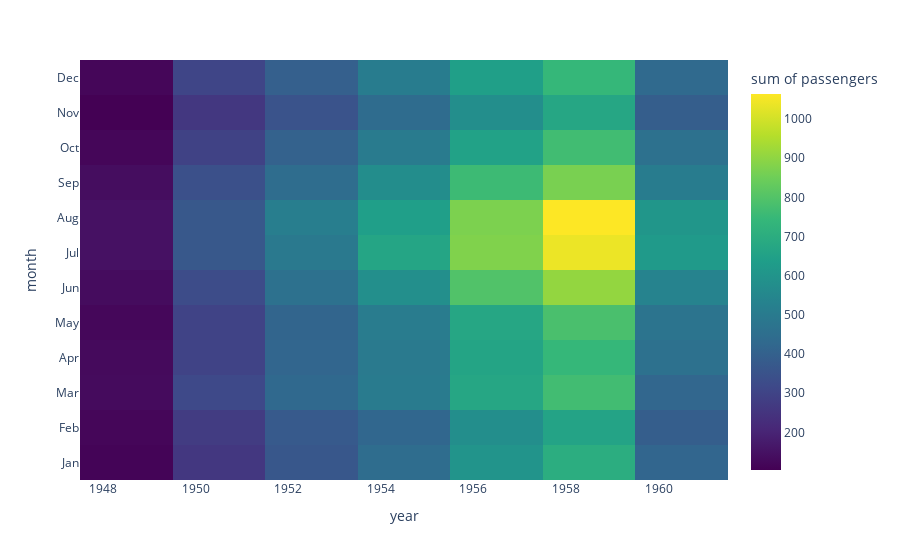
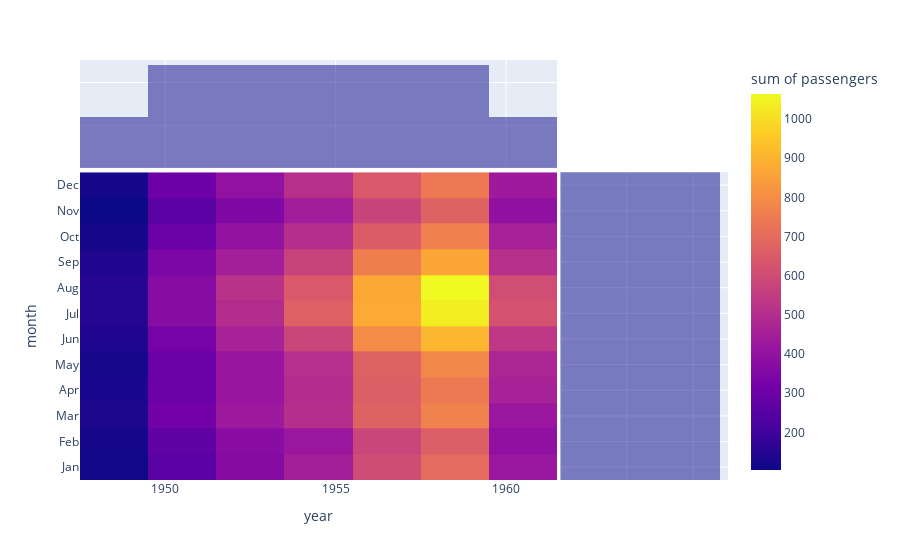

The notebook cell saved with these charts, in order:
### Code cell
# Step 5: Show the density heatmaps
basic_heatmap.show()
heatmap_with_histograms.show()

### Figure 1 — Plotly figure (JSON) as saved in the notebook; plotly's stock layout.template omitted (floating-point values rounded to 4 significant figures; data arrays with more than 128 entries replaced by an {"elided": "..."} marker saying what was removed)
{"data": [{"coloraxis": "coloraxis", "histfunc": "sum", "hovertemplate": "year=%{x}<br>month=%{y}<br>sum of passengers=%{z}<extra></extra>", "name": "", "type": "histogram2d", "x": {"elided": "144 int values"}, "xaxis": "x", "xbingroup": "x", "y": {"elided": "144 str values"}, "yaxis": "y", "ybingroup": "y", "z": {"elided": "144 int values"}}], "layout": {"coloraxis": {"colorbar": {"title": {"text": "sum of passengers"}}, "colorscale": [[0, "#440154"], [0.1111, "#482878"], [0.2222, "#3e4989"], [0.3333, "#31688e"], [0.4444, "#26828e"], [0.5556, "#1f9e89"], [0.6667, "#35b779"], [0.7778, "#6ece58"], [0.8889, "#b5de2b"], [1, "#fde725"]]}, "legend": {"tracegroupgap": 0}, "margin": {"t": 60}, "xaxis": {"anchor": "y", "domain": [0, 1], "title": {"text": "year"}}, "yaxis": {"anchor": "x", "domain": [0, 1], "title": {"text": "month"}}}}

### Figure 2 — Plotly figure (JSON) as saved in the notebook; plotly's stock layout.template omitted (floating-point values rounded to 4 significant figures; data arrays with more than 128 entries replaced by an {"elided": "..."} marker saying what was removed)
{"data": [{"coloraxis": "coloraxis", "histfunc": "sum", "hovertemplate": "year=%{x}<br>month=%{y}<br>sum of passengers=%{z}<extra></extra>", "name": "", "type": "histogram2d", "x": {"elided": "144 int values"}, "xaxis": "x", "xbingroup": "x", "y": {"elided": "144 str values"}, "yaxis": "y", "ybingroup": "y", "z": {"elided": "144 int values"}}, {"alignmentgroup": "True", "bingroup": "x", "hovertemplate": "year=%{x}<br>count=%{y}<extra></extra>", "legendgroup": "", "marker": {"color": "#0d0887"}, "name": "", "offsetgroup": "", "opacity": 0.5, "showlegend": false, "type": "histogram", "x": {"elided": "144 int values"}, "xaxis": "x3", "yaxis": "y3"}, {"alignmentgroup": "True", "bingroup": "y", "hovertemplate": "month=%{y}<br>count=%{x}<extra></extra>", "legendgroup": "", "marker": {"color": "#0d0887"}, "name": "", "offsetgroup": "", "opacity": 0.5, "showlegend": false, "type": "histogram", "xaxis": "x2", "y": {"elided": "144 str values"}, "yaxis": "y2"}], "layout": {"barmode": "overlay", "coloraxis": {"colorbar": {"title": {"text": "sum of passengers"}}, "colorscale": [[0, "#0d0887"], [0.1111, "#46039f"], [0.2222, "#7201a8"], [0.3333, "#9c179e"], [0.4444, "#bd3786"], [0.5556, "#d8576b"], [0.6667, "#ed7953"], [0.7778, "#fb9f3a"], [0.8889, "#fdca26"], [1, "#f0f921"]]}, "legend": {"tracegroupgap": 0}, "margin": {"t": 60}, "xaxis": {"anchor": "y", "domain": [0, 0.7363], "title": {"text": "year"}}, "xaxis2": {"anchor": "y2", "domain": [0.7413, 1], "matches": "x2", "showgrid": true, "showline": false, "showticklabels": false, "ticks": ""}, "xaxis3": {"anchor": "y3", "domain": [0, 0.7363], "matches": "x", "showgrid": true, "showticklabels": false}, "xaxis4": {"anchor": "y4", "domain": [0.7413, 1], "matches": "x2", "showgrid": true, "showline": false, "showticklabels": false, "ticks": ""}, "yaxis": {"anchor": "x", "domain": [0, 0.7326], "title": {"text": "month"}}, "yaxis2": {"anchor": "x2", "domain": [0, 0.7326], "matches": "y", "showgrid": true, "showticklabels": false}, "yaxis3": {"anchor": "x3", "domain": [0.7426, 1], "matches": "y3", "showgrid": true, "showline": false, "showticklabels": false, "ticks": ""}, "yaxis4": {"anchor": "x4", "domain": [0.7426, 1], "matches": "y3", "showgrid": true, "showline": false, "showticklabels": false, "ticks": ""}}}
